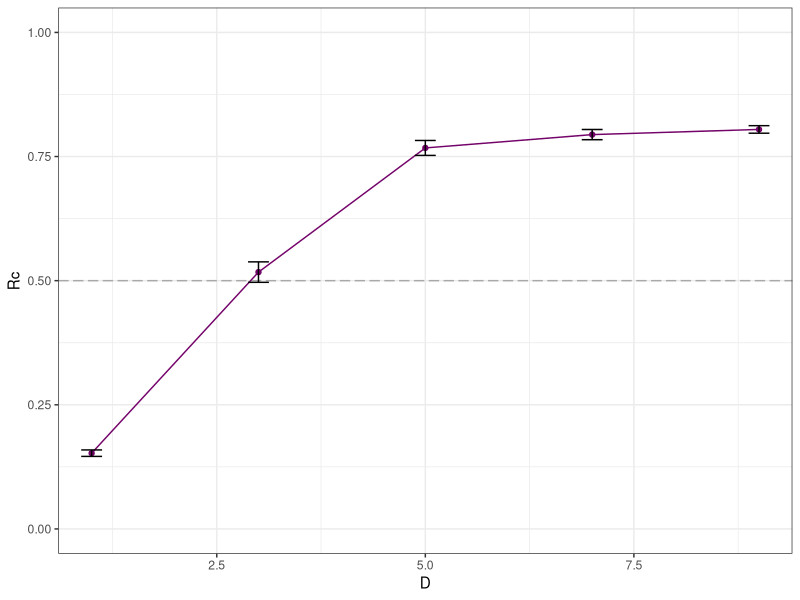
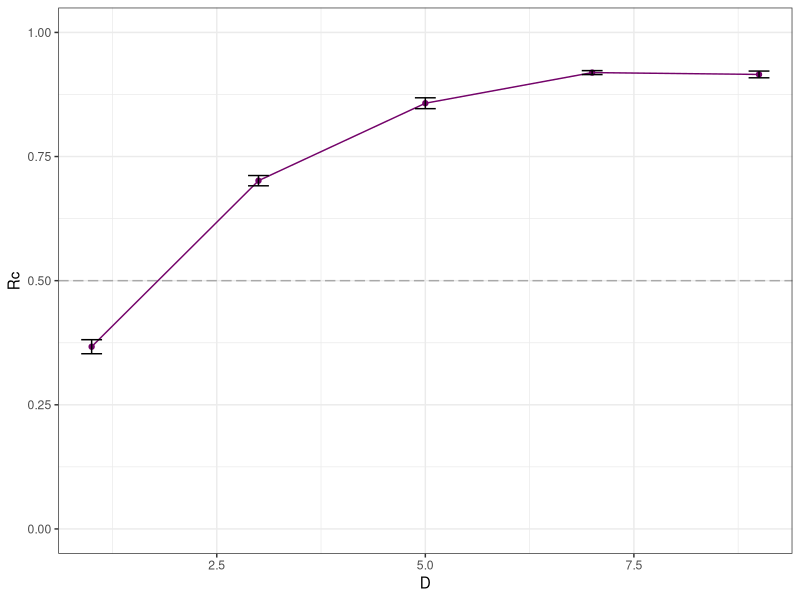
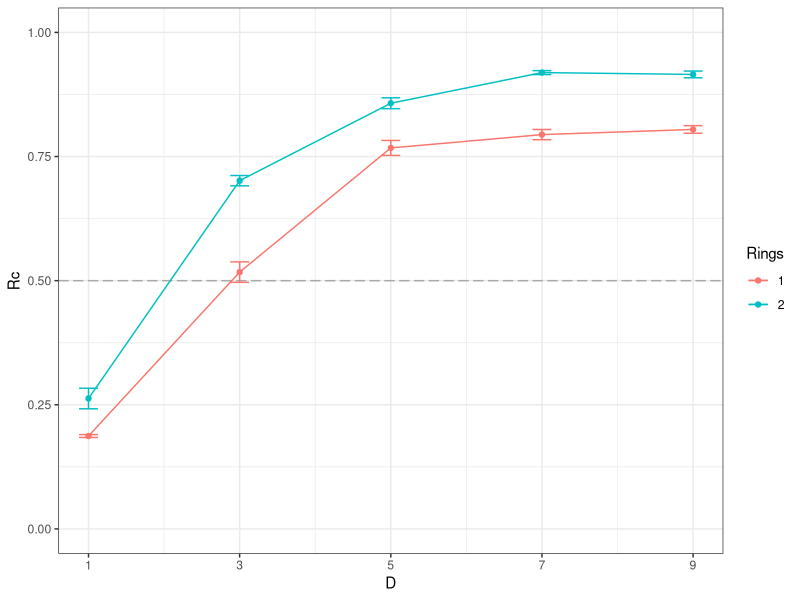
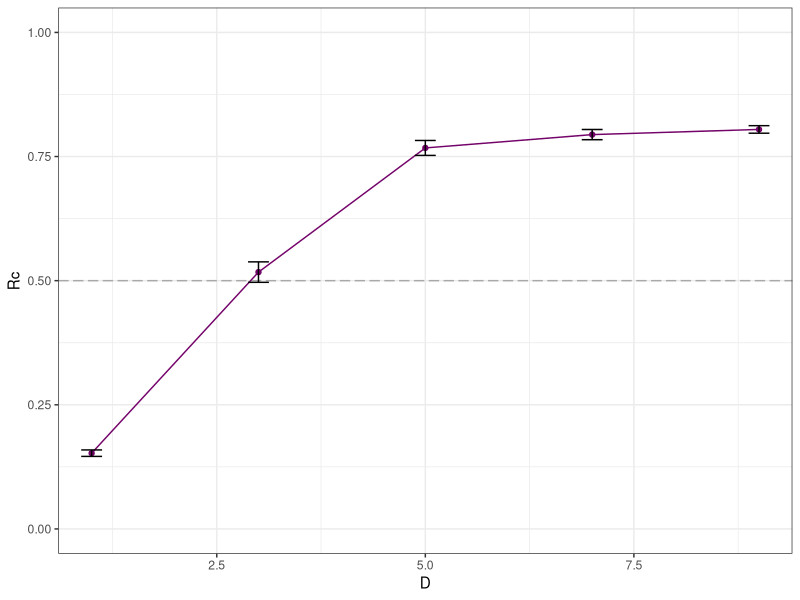
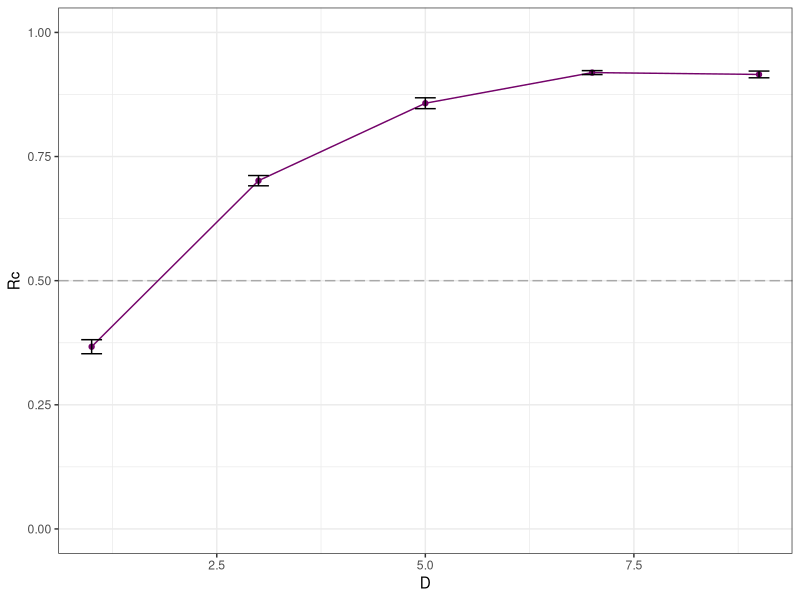
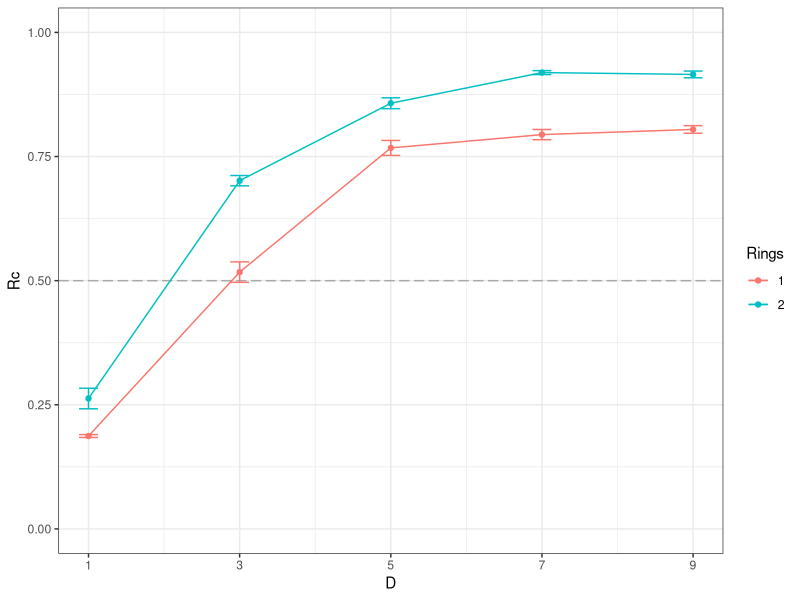

Source code (R) for these figures, in order:
# Analyzer for competition simulations

library(tidyverse)
library(patchwork)
library(plotrix)

data <- read.csv(file.path("Data", "2-comp", "results_s1.csv"))

# s1 results

ggplot(
    data = data,
    mapping = aes(x = separation_distance, y = Relative_concentration)
) +
    geom_hline(yintercept = 0.5, linetype = "longdash", color="darkgrey") +
    geom_point(stat = "summary", fun="mean", color="#74036a", width=0.00025) +
    geom_path(stat = "summary", fun="mean", color="#74036a") +
    stat_summary(fun.data = "mean_se", geom="errorbar", width=0.25) +
    labs(
        x = "D",
        y = "Rc",
    ) +
    coord_cartesian(xlim=c(1,9), ylim=c(0, 1)) + theme_bw()
    ggsave(file.path("Analysis", "Figures", "comp_graph_s1.svg"), width = 6, height = 4)


# s2 results

data <- read.csv(file.path("Data", "2-comp", "results_s2.csv"))

ggplot(
    data = data,
    mapping = aes(x = separation_distance, y = Relative_concentration)
) +
    geom_hline(yintercept = 0.5, linetype = "longdash", color="darkgrey") +
    geom_point(stat = "summary", fun="mean", color="#74036a", width=0.00025) +
    geom_path(stat = "summary", fun="mean", color="#74036a") +
    stat_summary(fun.data = "mean_se", geom="errorbar", width=0.25) +
    labs(
        x = "D",
        y = "Rc",
    ) +
    coord_cartesian(xlim=c(1,9), ylim=c(0, 1)) + theme_bw()
    ggsave(file.path("Analysis", "Figures", "comp_graph_s2.svg"), width = 6, height = 4)



########## Merged results #########

s1_d <- read.csv(file.path("Data", "2-comp", "results_s1.csv"))
s2_d <- read.csv(file.path("Data", "2-comp", "results_s2.csv"))
data <- rbind(s1_d, s2_d)

ggplot(
    data = data,
    mapping = aes(x = separation_distance, y = Relative_concentration)
) +
    geom_hline(yintercept = 0.5, linetype = "longdash", color="darkgrey") +

    geom_point(stat = "summary", fun="mean", width=0.00025, mapping = aes(color=factor(sites))) +
    geom_path(stat = "summary", fun="mean", mapping = aes(color=factor(sites))) +

    stat_summary(fun.data = "mean_se", geom="errorbar", width=0.25, mapping = aes(color=factor(sites))) +

    labs(
        x = "D",
        y = "Rc",
        color="Rings",
    ) +
    #facet_wrap(~sites) +
    coord_cartesian(xlim=c(1,9), ylim=c(0, 1)) +
    scale_x_continuous(breaks=c(1,3,5,7,9)) +
    theme_bw()
    ggsave(file.path("Analysis", "Figures", "comp_graphs_merged.svg"), width = 6, height = 4)
